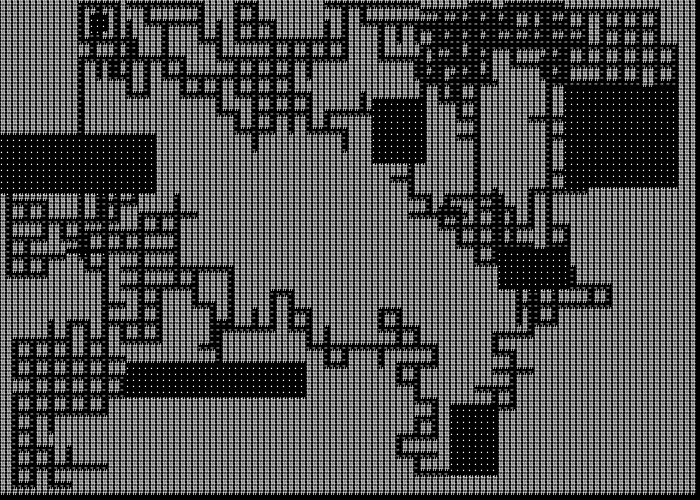
Frame 1 (no input)
Frame 60 (the mouse pressed at the canvas centre just before this capture): identical to frame 1, image omitted
Frame 120 (the mouse held since frame 60 and released just before this capture): identical to frame 1, image omitted

The Processing sketch that drew this single still picture (run headless with seeded random() and noise(); from frame 60 on, the mouse is pressed at the canvas centre):

// Processing sketch: quadtree4_processing
// ── quadtree4_processing.pde
//QUADTREE PRINCIPLES 4
//this takes quadtree3, and adds a walker that gets created by each room.
//the walker moves around in steps of 3 looking for another room, then stops.
//this is a very rudimentary implementation and not perfect, but it demonstrates a general idea.

int[][] grid;
final int CELLSIZE = 6;
int GRIDW;
int GRIDH;

int numSteps = 3;
ArrayList<Room> rooms = new ArrayList<Room>();

void setup() {
  size(700, 500);
  GRIDW = width/CELLSIZE;
  GRIDH = height/CELLSIZE;
  grid = new int[GRIDW][GRIDH];

  for (int i = 0; i < GRIDH; i++) {
    for (int j = 0; j < GRIDW; j++) {
      grid[j][i] = 0;
    }
  }

  cut(0, 0, GRIDW, GRIDH, numSteps);

  for (int i = 0; i < rooms.size(); i++) {
    Room r = rooms.get(i);
    boolean roomTouched = false;
    Walker w = new Walker(r.newX + r.newW/2, r.newY + r.newH/2);
    while (!roomTouched) {
      w.update();
      for (int j = 0; j < rooms.size(); j++) {
        if (j != i) {
          Room otherR = rooms.get(j);
          if (w.touchingRoom(otherR)) {
            roomTouched = true;
            println("found room");
          }
        }
      }
    }
  }
}

void draw() {
  background(0);
  for (int i = 0; i < GRIDH; i++) {
    for (int j = 0; j < GRIDW; j++) {
      if (grid[j][i] == 1) {
        //fill(255);
        text('.',j*CELLSIZE, i*CELLSIZE + CELLSIZE/2);
      } else if (grid[j][i] == 2) {
        //fill(150);
        text('-',j*CELLSIZE, i*CELLSIZE + CELLSIZE/2);
      } else {
        //fill(0);
        text('#',j*CELLSIZE, i*CELLSIZE + CELLSIZE/2);
      }
      //rect(j*CELLSIZE, i*CELLSIZE, CELLSIZE, CELLSIZE);
    }
  }
}


void cut(int x, int y, int w, int h, int step) {
  println("cutting");
  if (step > 0) {
    step--;
    int dir = floor(random(2));
    int newPos;
    switch (dir) {
    case 0:
      newPos = w/2;
      cut(x, y, newPos, h, step);
      cut(x+newPos, y, newPos, h, step);

      if (step == 0) {
        rooms.add(new Room(x, y, newPos, h));
        rooms.add(new Room(x+newPos, y, newPos, h));
      }
      break;
    case 1:
      newPos = h/2;
      cut(x, y, w, newPos, step);
      cut(x, y+newPos, w, newPos, step);

      if (step == 0) {
        rooms.add(new Room(x, y, w, newPos));
        rooms.add(new Room(x, y+newPos, w, newPos));
      }
      break;
    default:
      break;
    }
  }
}

class Room {
  int x;
  int y;
  int w;
  int h;

  int newX;
  int newY;
  int newW;
  int newH;

  int area;

  Room(int x, int y, int w, int h) {
    this.x = x;
    this.y = y;
    this.w = w;
    this.h = h;


    while (area < 1) {
      newX = (int)random(x, x+w/2);
      newY = (int)random(y, y+h/2);

      newW = (int)random(0, (x+w)-newX);
      newH = (int)random(0, (y+h)-newY);

      area = newW & newH;
    }

    for (int i = newY; i < newY+newH; i++) {
      for (int j = newX; j < newX+newW; j++) {
        grid[j][i] = 1;
      }
    }
  }
}

class Walker {
  int x;
  int y;

  Walker(int x, int y) {
    this.x = x;
    this.y = y;
  }

  void update() {
    int dir = floor(random(4));
    switch (dir) {
    case 0:
      if (y > 2) {
        y-=3;
        for (int i = 0; i <= 3; i++) {
          if (grid[x][y+i] == 0) {
            grid[x][y+i] = 2;
          }
        }
      }
      break;
    case 1:
      if (x < GRIDW-4) {
        x+=3;
        for (int i = 0; i <= 3; i++) {
          if (grid[x-i][y] == 0) {
            grid[x-i][y] = 2;
          }
        }
      }
      break;
    case 2:
      if (y < GRIDH-4) {
        y+=3;
        for (int i = 0; i <= 3; i++) {
          if (grid[x][y-i] == 0) {
            grid[x][y-i] = 2;
          }
        }
      }
      break;
    case 3:
      if (x > 2) {
        x-=3;
        for (int i = 0; i <= 3; i++) {
          if (grid[x+i][y] == 0) {
            grid[x+i][y] = 2;
          }
        }
      }
      break;
    default:
      break;
    }
  }

  boolean touchingRoom(Room r) {
    if (x >= r.newX && x <= r.newX+r.newW &&
      y >= r.newY && y <= r.newY+r.newH) {
      return true;
    } else {
      return false;
    }
  }
}
